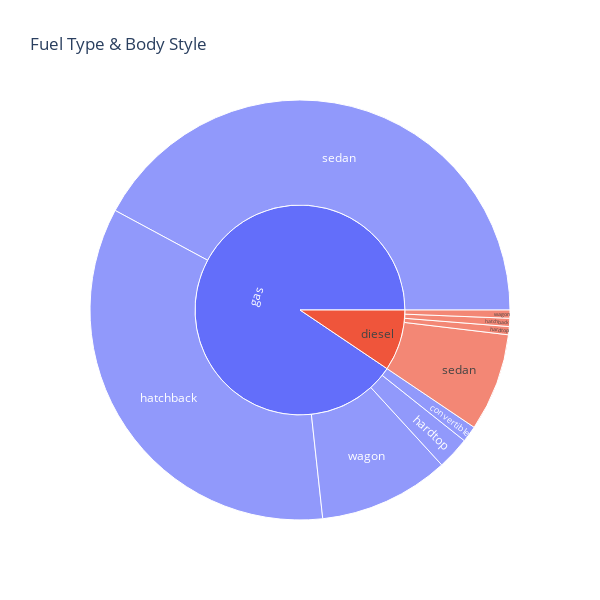

This figure's notebook cell:
### Markdown cell above
### Variables order inside the path argument

### Code cell
# fuel_type is the inner ring, and body_style is the outer one
fig_s2 = px.sunburst(df, path=["fuel_type", "body_style"], 
                    width=600, height=600, title='Fuel Type & Body Style')
fig_s2.show()

### Figure 1 — Plotly figure (JSON) as saved in the notebook; plotly's stock layout.template omitted (floating-point values rounded to 4 significant figures)
{"data": [{"branchvalues": "total", "domain": {"x": [0, 1], "y": [0, 1]}, "hovertemplate": "labels=%{label}<br>count=%{value}<br>parent=%{parent}<br>id=%{id}<extra></extra>", "ids": ["gas/convertible", "diesel/hardtop", "gas/hardtop", "diesel/hatchback", "gas/hatchback", "diesel/sedan", "gas/sedan", "diesel/wagon", "gas/wagon", "diesel", "gas"], "labels": ["convertible", "hardtop", "hardtop", "hatchback", "hatchback", "sedan", "sedan", "wagon", "wagon", "diesel", "gas"], "name": "", "parents": ["gas", "diesel", "gas", "diesel", "gas", "diesel", "gas", "diesel", "gas", "", ""], "type": "sunburst", "values": [2, 1, 4, 1, 55, 12, 67, 1, 16, 15, 144]}], "layout": {"height": 600, "legend": {"tracegroupgap": 0}, "title": {"text": "Fuel Type & Body Style"}, "width": 600}}
